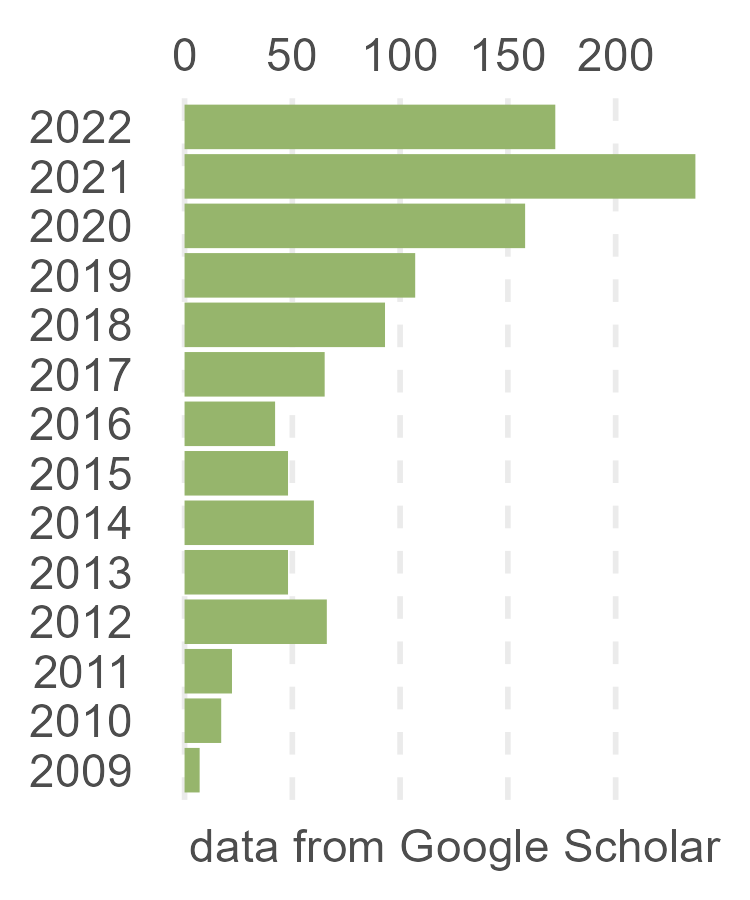

R code for this plot:
library(scholar)
library(jsonlite)
library(ggplot2)
library(ggstance)
library(ggimage)
library(ggtree)

readRenviron(".Renviron")
# set_scholar_mirror("https://sc.panda321.com/")
id <- '9hAQ1LYAAAAJ'

devtools::load_all("../myCitation/")
url = build_scholar_publication_url(id)

if (FALSE){
  chromever = "110.0.5481.77"
  geckover = "0.30.0"
  port = 4445L
  killtask_by_port(port)
  driver<- RSelenium::rsDriver(browser = "chrome",
                               port = port,
                               chromever = chromever,
                               geckover = NULL,
                               phantomver = NULL)
  browser <- driver[["client"]]
  
  browser$navigate(url)
  
  pageSource = browser$getPageSource()[[1]]
}


html = rvest::read_html(url)

process_scholar_page = function(html){
  require(rvest)
  require(stringr)
  input = html %>% html_elements("input")
  id = input[[which(html_attr(input, "name") == "user")]] %>% html_attr("value")
  tables <- html %>% html_table()
  stats <- tables[[1]]
  rows <- nrow(stats)
  name <- html %>% html_nodes(xpath = "//*/div[@id='gsc_prf_in']") %>% 
    html_text()
  bio_info <- html %>% html_nodes(xpath = "//*/div[@class='gsc_prf_il']") %>% 
    html_text()
  interests <- html %>% html_nodes(xpath = "//*/div[@id='gsc_prf_int']") %>% 
    html_children() %>% html_text()
  affiliation <- bio_info[1]
  specs <- iconv(bio_info[2], from = "UTF8", to = "ASCII")
  specs <- str_trim(tolower(str_split(specs, ",")[[1]]))
  homepage <- html %>% html_nodes(xpath = "//*/div[@id='gsc_prf_ivh']//a/@href") %>% 
    html_text()
  return(list(id = id, name = name, affiliation = affiliation, 
              total_cites = as.numeric(as.character(stats[rows - 2, 
                                                          2])), 
              h_index = as.numeric(as.character(stats[rows - 1, 2])), 
              i10_index = as.numeric(as.character(stats[rows, 2])), 
              fields = specs, 
              homepage = homepage, 
              interests = interests
  ))
}

get_profile_pageSource = function (pageSource){
  if (is.null(pageSource)) 
        return(NA)
    page <- pageSource %>% read_html()
  return(page)
}


profile = process_scholar_page(html)
if (!is.null(profile)) {
    profile$date <- Sys.Date()
    xfun::write_utf8(toJSON(profile), "profile.json")
}

  
get_citation_history = function (html){
    years <- html %>% html_nodes(xpath = "//*/span[@class='gsc_g_t']") %>% 
        html_text() %>% as.numeric()
    vals <- html %>% html_nodes(xpath = "//*/span[@class='gsc_g_al']") %>% 
        html_text() %>% as.numeric()
    if (length(years) > length(vals)) {
        style_tags = html %>% html_nodes(css = ".gsc_g_a") %>% 
            html_attr("style")
        zindices = as.integer(stringr::str_match(style_tags, 
                                                 "z-index:([0-9]+)")[, 2])
        allvals = integer(length = length(years))
        allvals[zindices] = vals
        vals = rev(allvals)
    }
    df <- data.frame(year = years, cites = vals)
    return(df)
}


citation <- get_citation_history(html)

if (!is.null(citation)) {
    xfun::write_utf8(toJSON(citation), "citation.json")
}

citation <- fromJSON("citation.json")
citation$year <- factor(citation$year)

p <- ggplot(citation, aes(cites, year)) + 
    geom_barh(stat='identity', fill = "#96B56C") + 
    geom_text2(aes(label=cites, subset = cites > 500), hjust=1.1, size=5) + 
    labs(caption = "data from Google Scholar") +
    scale_x_continuous(position="top") +
    theme_minimal(base_size=14) + xlab(NULL) + ylab(NULL) +
    theme(panel.grid.major.y = element_blank(), 
          panel.grid.minor = element_blank(),
          panel.grid.major.x = element_line(linetype="dashed"),
          plot.caption=element_text(colour='grey30')) +
    theme_transparent() 

ggsave(p, file = "citation.png", width=2.5, height=3, bg = "transparent")


## library(magick)
## p <- image_read("citation.png")
## p <- image_transparent(p, "white")
## image_write(p, path="citation.png")
